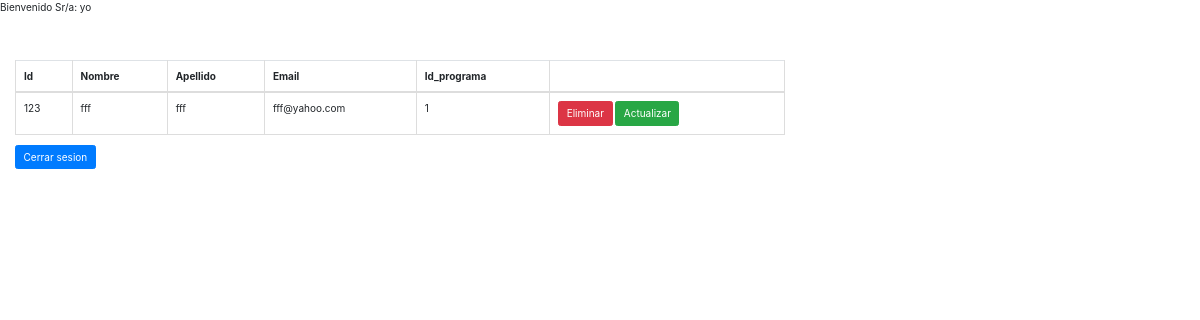
Screenshot of /gestionempleados2/procesos/modal_seleccionar_aprendices_registrados.php (signed in) with the database file from the repository.
### tables this page shows
CREATE TABLE `aprendiz` (
  `idapre` int(11) NOT NULL,
  `nombreapre` varchar(100) DEFAULT NULL,
  `apellidoapre` varchar(100) DEFAULT NULL,
  `emailapre` varchar(100) DEFAULT NULL,
  `idprograma` int(11) DEFAULT NULL,
  PRIMARY KEY (`idapre`),
  KEY `fk_aprendiz_programa` (`idprograma`),
  CONSTRAINT `fk_aprendiz_programa` FOREIGN KEY (`idprograma`) REFERENCES `programa` (`idprograma`) ON DELETE NO ACTION ON UPDATE CASCADE
);

### gestionempleados2/procesos/modal_seleccionar_aprendices_registrados.php (the view, shortened to what this page needs)
<!DOCTYPE html>
<html lang="es">
<head>
	<link rel="stylesheet" type="text/css" href="../bootstrap/css/bootstrap.min.css">
	 <link rel="stylesheet" href="https://maxcdn.bootstrapcdn.com/bootstrap/4.3.1/css/bootstrap.min.css">
</head>
<body>
	<?php
			echo "Bienvenido Sr/a: ";
			echo $_SESSION['user'];
		?>
	<br>
	<br/>
    <br>
	<br>
	<div class="col-md-8">
	<table class="table table-bordered">
		<thead>
			<tr>
				<th>Id</th>
				<th>Nombre</th>
				<th>Apellido</th>
				<th>Email</th>
				<th>Id_programa</th>
				<th></th>
			</tr>
		</thead>
		<tbody>
			<?php
			require_once "../php/conexion.php";
			$query = "SELECT * FROM aprendiz";
			$result_tasks = mysqli_query($mysqli, $query);
			while ($row = mysqli_fetch_assoc($result_tasks)) { ?>
			<tr>
				<td><?php echo $row['idapre'];?></td>
				<td><?php echo $row['nombreapre'];?></td>
				<td><?php echo $row['apellidoapre'];?></td>
				<td><?php echo $row['emailapre'];?></td>
				<td><?php echo $row['idprograma'];?></td>
				<td>
					<a href="../eliminar_aprendices_registrados_modal.php?id=<?php echo $row['idapre']?>" class="btn btn-danger">Eliminar</a>
					<a href="../actualizar_datos_estudiante_modal.php?id=<?php echo $row['idapre']?>" class="btn btn-success">Actualizar</a>
				</td>
			</tr>
			<?php } ?>
		</tbody>
	</table>
	<a href="../procesos/logout.php" class="btn btn-primary">Cerrar sesion</a>
	</div>
</body>
</html>

### rows the page displays
aprendiz: idapre "123", nombreapre "fff", apellidoapre "fff", emailapre "fff@yahoo.com", idprograma "1"

### other values shown
$_SESSION['user'] "yo"
